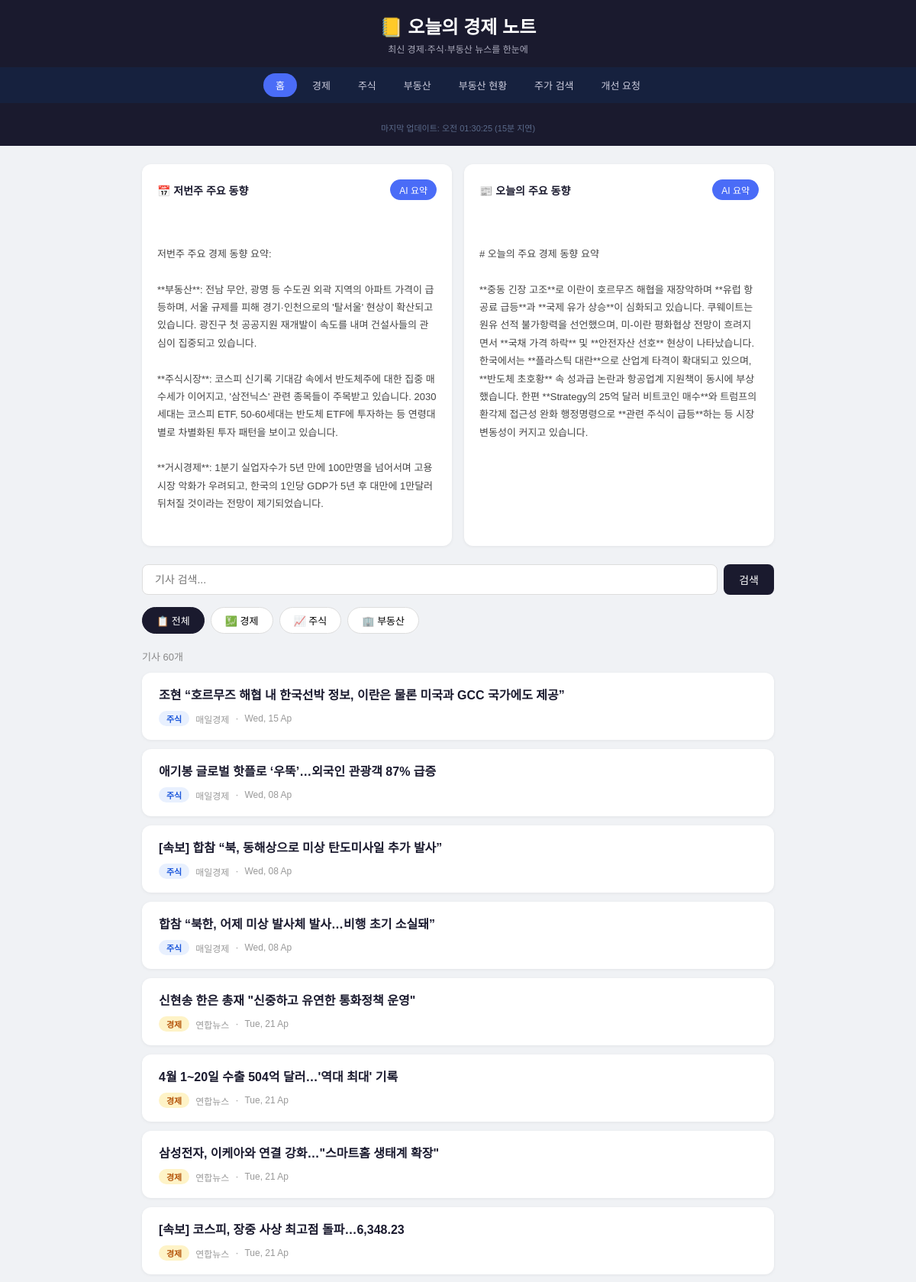
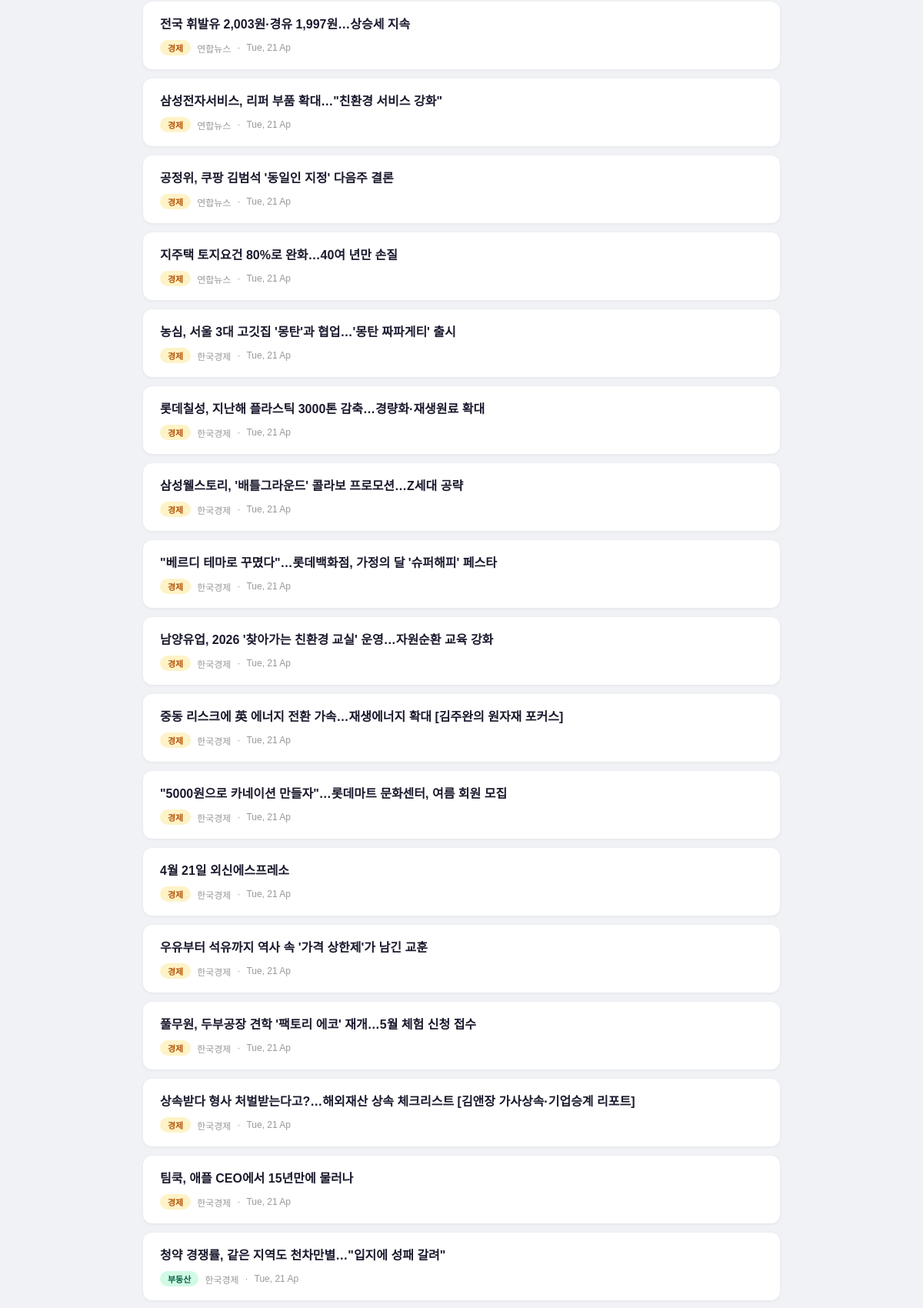
The page / (upper part) on the database its author committed (2 pictures, top to bottom).
### tables this page shows
CREATE TABLE summaries (
            id       INTEGER PRIMARY KEY AUTOINCREMENT,
            type     TEXT,
            content  TEXT,
            date     TEXT
        );

CREATE TABLE articles (
            id       INTEGER PRIMARY KEY AUTOINCREMENT,
            title    TEXT NOT NULL,
            link     TEXT,
            source   TEXT,
            category TEXT,
            date     TEXT
        );

### app.py (the view)
@app.route("/")
def index():
    articles      = get_articles()
    today_summary = get_summary("today")
    week_summary  = get_summary("week")
    return render_template("index.html",
        articles=articles,
        today_summary=today_summary[0] if today_summary else None,
        week_summary=week_summary[0] if week_summary else None,
    )

### app.py (called while the page is built)
def get_articles(category=None):
    conn = sqlite3.connect(DB)
    c = conn.cursor()
    if category:
        c.execute("""
            SELECT id, title, link, source, category, date
            FROM articles WHERE category=?
            ORDER BY date DESC LIMIT 20
        """, (category,))
    else:
        c.execute("""
            SELECT id, title, link, source, category, date FROM (
                SELECT *, ROW_NUMBER() OVER (PARTITION BY category ORDER BY date DESC) rn
                FROM articles WHERE category IN ('경제','주식','부동산')
            ) WHERE rn <= 20
            ORDER BY date DESC
        """)
    rows = c.fetchall()
    conn.close()
    return [{"id": r[0], "title": r[1], "link": r[2], "source": r[3], "category": r[4], "date": r[5]} for r in rows]

def get_summary(summary_type):
    conn = sqlite3.connect(DB)
    c = conn.cursor()
    c.execute("SELECT content, date FROM summaries WHERE type=? ORDER BY id DESC LIMIT 1", (summary_type,))
    row = c.fetchone()
    conn.close()
    return row if row else None

### templates/index.html (shortened to what this page needs)
<!DOCTYPE html>
<html lang="ko">
<head>
</head>
<body>
<header>
  <h1>📒 오늘의 경제 노트</h1>
  <p>최신 경제·주식·부동산 뉴스를 한눈에</p>
</header>
<nav>
  <a href="/" class="active">홈</a>
  <a href="/news/경제">경제</a>
  <a href="/news/주식">주식</a>
  <a href="/news/부동산">부동산</a>
  <a href="/realestate">부동산 현황</a>
  <a href="/stock">주가 검색</a>
  <a href="/feedback">개선 요청</a>
</nav>
<div class="market-section">
  <div class="market-update" id="market-update-time"></div>
</div>
<div class="container">
  <div class="summary-section">
    <div class="summary-card">
      <div class="summary-header">
        <span>📅 저번주 주요 동향</span>
        <button class="refresh-btn" onclick="loadSummary('week', this)">AI 요약</button>
      </div>
      <div class="summary-body" id="week-summary">
        {% if week_summary %}
          {{ week_summary }}
        {% else %}
          <span class="empty-summary">버튼을 눌러 AI 요약을 생성해보세요</span>
        {% endif %}
      </div>
    </div>
    <div class="summary-card">
      <div class="summary-header">
        <span>📰 오늘의 주요 동향</span>
        <button class="refresh-btn" onclick="loadSummary('today', this)">AI 요약</button>
      </div>
      <div class="summary-body" id="today-summary">
        {% if today_summary %}
          {{ today_summary }}
        {% else %}
          <span class="empty-summary">버튼을 눌러 AI 요약을 생성해보세요</span>
        {% endif %}
      </div>
    </div>
  </div>
  <div class="search-bar">
    <input type="text" id="searchInput" placeholder="기사 검색...">
    <button onclick="applyFilter()">검색</button>
  </div>
  <div class="filter-bar">
    <button class="filter-btn active" onclick="setCategory('전체')">📋 전체</button>
    <button class="filter-btn" onclick="setCategory('경제')">💹 경제</button>
    <button class="filter-btn" onclick="setCategory('주식')">📈 주식</button>
    <button class="filter-btn" onclick="setCategory('부동산')">🏢 부동산</button>
  </div>
  <div class="result-count" id="resultCount"></div>
  <div id="articleList">
    {% for article in articles %}
    <div class="article-card" data-category="{{ article['category'] }}">
      <h3><a href="{{ article['link'] }}" target="_blank" rel="noreferrer">{{ article['title'] }}</a></h3>
      <div class="meta">
        <span class="badge {{ article['category'] }}">{{ article['category'] }}</span>
        <span>{{ article['source'] }}</span>
        <span>·</span>
        <span>{{ article['date'] }}</span>
      </div>
    </div>
    {% endfor %}
  </div>
</div>
</body>
</html>

### templates/index.html (style rules this page uses)
* { box-sizing: border-box; margin: 0; padding: 0; }
body { font-family: 'Apple SD Gothic Neo', 'Noto Sans KR', sans-serif; background: #f0f2f5; color: #1a1a2e; }
header { background: #1a1a2e; color: white; padding: 16px 0; text-align: center; }
header h1 { font-size: 24px; font-weight: 700; }
header p { font-size: 12px; color: #aab; margin-top: 4px; }
nav { background: #16213e; display: flex; justify-content: center; gap: 4px; padding: 8px; flex-wrap: wrap; }
nav a { color: #ccd; text-decoration: none; padding: 6px 16px; border-radius: 20px; font-size: 13px; transition: all 0.2s; }
nav a:hover, nav a.active { background: #4a6cf7; color: white; }
.market-section { background: #1a1a2e; padding: 16px 16px 8px; }
.market-update { text-align: center; color: #5a6a8a; font-size: 11px; margin-top: 8px; padding-bottom: 8px; }
.container { max-width: 860px; margin: 0 auto; padding: 24px 16px 40px; }
.summary-section { display: grid; grid-template-columns: 1fr 1fr; gap: 16px; margin-bottom: 24px; }
.summary-card { background: white; border-radius: 12px; padding: 20px; box-shadow: 0 1px 4px rgba(0,0,0,0.06); }
.summary-header { display: flex; justify-content: space-between; align-items: center; margin-bottom: 12px; font-weight: 600; font-size: 14px; }
.refresh-btn { padding: 5px 12px; background: #4a6cf7; color: white; border: none; border-radius: 20px; font-size: 12px; cursor: pointer; font-family: inherit; }
.summary-body { font-size: 13px; line-height: 1.8; color: #444; white-space: pre-line; }
.search-bar { display: flex; margin-bottom: 16px; gap: 8px; }
.search-bar input { flex: 1; padding: 10px 16px; border-radius: 8px; border: 1.5px solid #ddd; font-size: 14px; font-family: inherit; outline: none; }
.search-bar button { padding: 10px 20px; background: #1a1a2e; color: white; border: none; border-radius: 8px; font-size: 14px; cursor: pointer; font-family: inherit; }
.filter-bar { display: flex; gap: 8px; margin-bottom: 20px; flex-wrap: wrap; }
.filter-btn { padding: 7px 18px; border-radius: 20px; border: 1.5px solid #ddd; background: white; font-size: 13px; cursor: pointer; transition: all 0.2s; font-family: inherit; }
.filter-btn.active { background: #1a1a2e; color: white; border-color: #1a1a2e; }
.result-count { font-size: 13px; color: #888; margin-bottom: 12px; }
.article-card { background: white; border-radius: 12px; padding: 18px 22px; margin-bottom: 12px; box-shadow: 0 1px 4px rgba(0,0,0,0.06); transition: transform 0.15s, box-shadow 0.15s; }
.article-card h3 { font-size: 16px; margin-bottom: 8px; line-height: 1.5; }
.article-card h3 a { color: #1a1a2e; text-decoration: none; }
.meta { font-size: 12px; color: #999; display: flex; align-items: center; gap: 8px; }
.badge { display: inline-block; padding: 2px 10px; border-radius: 20px; font-size: 11px; font-weight: 600; }
.badge.주식 { background: #e8f0fe; color: #1a56db; }
.badge.경제 { background: #fef3c7; color: #b45309; }
.badge.부동산 { background: #d1fae5; color: #065f46; }

### rows shown on the page
summaries: content "저번주 주요 경제 동향 요약: **부동산**: 전남 무안, 광명 등 수도권 외곽 지역의 아파트 가격이 급등하며, 서울 규제를 피해 경기·인천으로의 '탈서울' 현상이 확산되고 있습니다. 광진구 첫 공공지원 재개발이 속도를 내며 건설사들의 관심이 집중되고 있습니다. **주식시장**: 코스피 신기록 기대감 속에서 반도체주에 대한 집중 매수세가 이어지고, '삼전닉스' 관련 종목들이 주목받고 있습니다. 2030세대는 코스피 ETF, 50-60세대는 반도체 ETF에 투자하는 등 연령대별로 차별화된 투자 패턴을 보이고 있습니다. **거시경제**: 1분기 실업자수가 5년 만에 100만명을 넘어서며 고용시장 악화가 우려되고, 한국의 1인당 GDP가 5년 후 대만에 1만달러 뒤처질 것이라는 전망이 제기되었습니다."
summaries: content "# 오늘의 주요 경제 동향 요약 **중동 긴장 고조**로 이란이 호르무즈 해협을 재장악하며 **유럽 항공료 급등**과 **국제 유가 상승**이 심화되고 있습니다. 쿠웨이트는 원유 선적 불가항력을 선언했으며, 미-이란 평화협상 전망이 흐려지면서 **국채 가격 하락** 및 **안전자산 선호** 현상이 나타났습니다. 한국에서는 **플라스틱 대란**으로 산업계 타격이 확대되고 있으며, **반도체 초호황** 속 성과급 논란과 항공업계 지원책이 동시에 부상했습니다. 한편 **Strategy의 25억 달러 비트코인 매수**와 트럼프의 환각제 접근성 완화 행정명령으로 **관련 주식이 급등**하는 등 시장 변동성이 커지고 있습니다."
articles: title "조현 “호르무즈 해협 내 한국선박 정보, 이란은 물론 미국과 GCC 국가에도 제공”", category "주식", source "매일경제", date "Wed, 15 Ap"
articles: title "애기봉 글로벌 핫플로 ‘우뚝’…외국인 관광객 87% 급증", category "주식", source "매일경제", date "Wed, 08 Ap"
articles: title "[속보] 합참 “북, 동해상으로 미상 탄도미사일 추가 발사”", category "주식", source "매일경제", date "Wed, 08 Ap"
articles: title "합참 “북한, 어제 미상 발사체 발사…비행 초기 소실돼”", category "주식", source "매일경제", date "Wed, 08 Ap"
articles: title "신현송 한은 총재 \"신중하고 유연한 통화정책 운영\"", category "경제", source "연합뉴스", date "Tue, 21 Ap"
articles: title "4월 1~20일 수출 504억 달러…'역대 최대' 기록", category "경제", source "연합뉴스", date "Tue, 21 Ap"
articles: title "삼성전자, 이케아와 연결 강화…\"스마트홈 생태계 확장\"", category "경제", source "연합뉴스", date "Tue, 21 Ap"
articles: title "[속보] 코스피, 장중 사상 최고점 돌파…6,348.23", category "경제", source "연합뉴스", date "Tue, 21 Ap"
articles: title "전국 휘발유 2,003원·경유 1,997원…상승세 지속", category "경제", source "연합뉴스", date "Tue, 21 Ap"
articles: title "삼성전자서비스, 리퍼 부품 확대…\"친환경 서비스 강화\"", category "경제", source "연합뉴스", date "Tue, 21 Ap"
articles: title "공정위, 쿠팡 김범석 '동일인 지정' 다음주 결론", category "경제", source "연합뉴스", date "Tue, 21 Ap"
articles: title "지주택 토지요건 80%로 완화…40여 년만 손질", category "경제", source "연합뉴스", date "Tue, 21 Ap"
articles: title "농심, 서울 3대 고깃집 '몽탄'과 협업…'몽탄 짜파게티' 출시", category "경제", source "한국경제", date "Tue, 21 Ap"
articles: title "롯데칠성, 지난해 플라스틱 3000톤 감축…경량화·재생원료 확대", category "경제", source "한국경제", date "Tue, 21 Ap"
articles: title "삼성웰스토리, '배틀그라운드' 콜라보 프로모션…Z세대 공략", category "경제", source "한국경제", date "Tue, 21 Ap"
articles: title "\"베르디 테마로 꾸몄다\"…롯데백화점, 가정의 달 '슈퍼해피' 페스타", category "경제", source "한국경제", date "Tue, 21 Ap"
articles: title "남양유업, 2026 '찾아가는 친환경 교실' 운영…자원순환 교육 강화", category "경제", source "한국경제", date "Tue, 21 Ap"
articles: title "중동 리스크에 英 에너지 전환 가속…재생에너지 확대 [김주완의 원자재 포커스]", category "경제", source "한국경제", date "Tue, 21 Ap"
articles: title "\"5000원으로 카네이션 만들자\"…롯데마트 문화센터, 여름 회원 모집", category "경제", source "한국경제", date "Tue, 21 Ap"
articles: title "4월 21일 외신에스프레소", category "경제", source "한국경제", date "Tue, 21 Ap"
articles: title "우유부터 석유까지 역사 속 '가격 상한제'가 남긴 교훈", category "경제", source "한국경제", date "Tue, 21 Ap"
articles: title "풀무원, 두부공장 견학 '팩토리 에코' 재개…5월 체험 신청 접수", category "경제", source "한국경제", date "Tue, 21 Ap"
articles: title "상속받다 형사 처벌받는다고?…해외재산 상속 체크리스트 [김앤장 가사상속·기업승계 리포트]", category "경제", source "한국경제", date "Tue, 21 Ap"
articles: title "팀쿡, 애플 CEO에서 15년만에 물러나", category "경제", source "한국경제", date "Tue, 21 Ap"
articles: title "청약 경쟁률, 같은 지역도 천차만별…\"입지에 성패 갈려\"", category "부동산", source "한국경제", date "Tue, 21 Ap"
